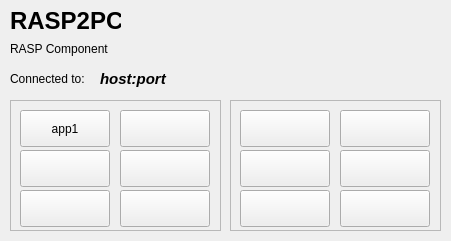
<?xml version="1.0" encoding="UTF-8"?>
<ui version="4.0">
 <class>MainWindow</class>
 <widget class="QMainWindow" name="MainWindow">
  <property name="geometry">
   <rect>
    <x>0</x>
    <y>0</y>
    <width>451</width>
    <height>241</height>
   </rect>
  </property>
  <property name="windowTitle">
   <string>Rasp2Pc </string>
  </property>
  <widget class="QWidget" name="centralwidget">
   <widget class="QLabel" name="RASP2PC_label">
    <property name="geometry">
     <rect>
      <x>10</x>
      <y>10</y>
      <width>111</width>
      <height>21</height>
     </rect>
    </property>
    <property name="font">
     <font>
      <pointsize>18</pointsize>
      <weight>75</weight>
      <bold>true</bold>
     </font>
    </property>
    <property name="text">
     <string>RASP2PC</string>
    </property>
   </widget>
   <widget class="QLabel" name="RASPcomponent_label">
    <property name="geometry">
     <rect>
      <x>10</x>
      <y>40</y>
      <width>121</width>
      <height>18</height>
     </rect>
    </property>
    <property name="text">
     <string>RASP Component</string>
    </property>
   </widget>
   <widget class="QLabel" name="connected_to_label">
    <property name="geometry">
     <rect>
      <x>10</x>
      <y>70</y>
      <width>101</width>
      <height>18</height>
     </rect>
    </property>
    <property name="text">
     <string>Connected to:</string>
    </property>
   </widget>
   <widget class="QLabel" name="pc_info_label">
    <property name="geometry">
     <rect>
      <x>100</x>
      <y>70</y>
      <width>71</width>
      <height>18</height>
     </rect>
    </property>
    <property name="font">
     <font>
      <pointsize>11</pointsize>
      <weight>75</weight>
      <italic>true</italic>
      <bold>true</bold>
     </font>
    </property>
    <property name="text">
     <string>host:port</string>
    </property>
   </widget>
   <widget class="QFrame" name="app_frame">
    <property name="geometry">
     <rect>
      <x>10</x>
      <y>100</y>
      <width>211</width>
      <height>131</height>
     </rect>
    </property>
    <property name="frameShape">
     <enum>QFrame::StyledPanel</enum>
    </property>
    <property name="frameShadow">
     <enum>QFrame::Raised</enum>
    </property>
    <widget class="QPushButton" name="app2_button">
     <property name="geometry">
      <rect>
       <x>110</x>
       <y>10</y>
       <width>90</width>
       <height>37</height>
      </rect>
     </property>
     <property name="text">
      <string/>
     </property>
    </widget>
    <widget class="QPushButton" name="app1_button">
     <property name="geometry">
      <rect>
       <x>10</x>
       <y>10</y>
       <width>90</width>
       <height>37</height>
      </rect>
     </property>
     <property name="text">
      <string>app1</string>
     </property>
    </widget>
    <widget class="QPushButton" name="app3_button">
     <property name="geometry">
      <rect>
       <x>10</x>
       <y>50</y>
       <width>90</width>
       <height>37</height>
      </rect>
     </property>
     <property name="text">
      <string/>
     </property>
    </widget>
    <widget class="QPushButton" name="app4_button">
     <property name="geometry">
      <rect>
       <x>110</x>
       <y>50</y>
       <width>90</width>
       <height>37</height>
      </rect>
     </property>
     <property name="text">
      <string/>
     </property>
    </widget>
    <widget class="QPushButton" name="app5_button">
     <property name="geometry">
      <rect>
       <x>10</x>
       <y>90</y>
       <width>90</width>
       <height>37</height>
      </rect>
     </property>
     <property name="text">
      <string/>
     </property>
    </widget>
    <widget class="QPushButton" name="pushButton">
     <property name="geometry">
      <rect>
       <x>110</x>
       <y>90</y>
       <width>90</width>
       <height>37</height>
      </rect>
     </property>
     <property name="text">
      <string/>
     </property>
    </widget>
   </widget>
   <widget class="QFrame" name="keyboard_frame">
    <property name="geometry">
     <rect>
      <x>230</x>
      <y>100</y>
      <width>211</width>
      <height>131</height>
     </rect>
    </property>
    <property name="frameShape">
     <enum>QFrame::StyledPanel</enum>
    </property>
    <property name="frameShadow">
     <enum>QFrame::Raised</enum>
    </property>
    <widget class="QPushButton" name="short1_button">
     <property name="geometry">
      <rect>
       <x>10</x>
       <y>10</y>
       <width>90</width>
       <height>37</height>
      </rect>
     </property>
     <property name="text">
      <string/>
     </property>
    </widget>
    <widget class="QPushButton" name="short2_button">
     <property name="geometry">
      <rect>
       <x>110</x>
       <y>10</y>
       <width>90</width>
       <height>37</height>
      </rect>
     </property>
     <property name="text">
      <string/>
     </property>
    </widget>
    <widget class="QPushButton" name="short3_button">
     <property name="geometry">
      <rect>
       <x>10</x>
       <y>50</y>
       <width>90</width>
       <height>37</height>
      </rect>
     </property>
     <property name="text">
      <string/>
     </property>
    </widget>
    <widget class="QPushButton" name="short4_button">
     <property name="geometry">
      <rect>
       <x>110</x>
       <y>50</y>
       <width>90</width>
       <height>37</height>
      </rect>
     </property>
     <property name="text">
      <string/>
     </property>
    </widget>
    <widget class="QPushButton" name="short5_button">
     <property name="geometry">
      <rect>
       <x>10</x>
       <y>90</y>
       <width>90</width>
       <height>37</height>
      </rect>
     </property>
     <property name="text">
      <string/>
     </property>
    </widget>
    <widget class="QPushButton" name="short6_button">
     <property name="geometry">
      <rect>
       <x>110</x>
       <y>90</y>
       <width>90</width>
       <height>37</height>
      </rect>
     </property>
     <property name="text">
      <string/>
     </property>
    </widget>
   </widget>
  </widget>
 </widget>
 <resources/>
 <connections/>
</ui>
